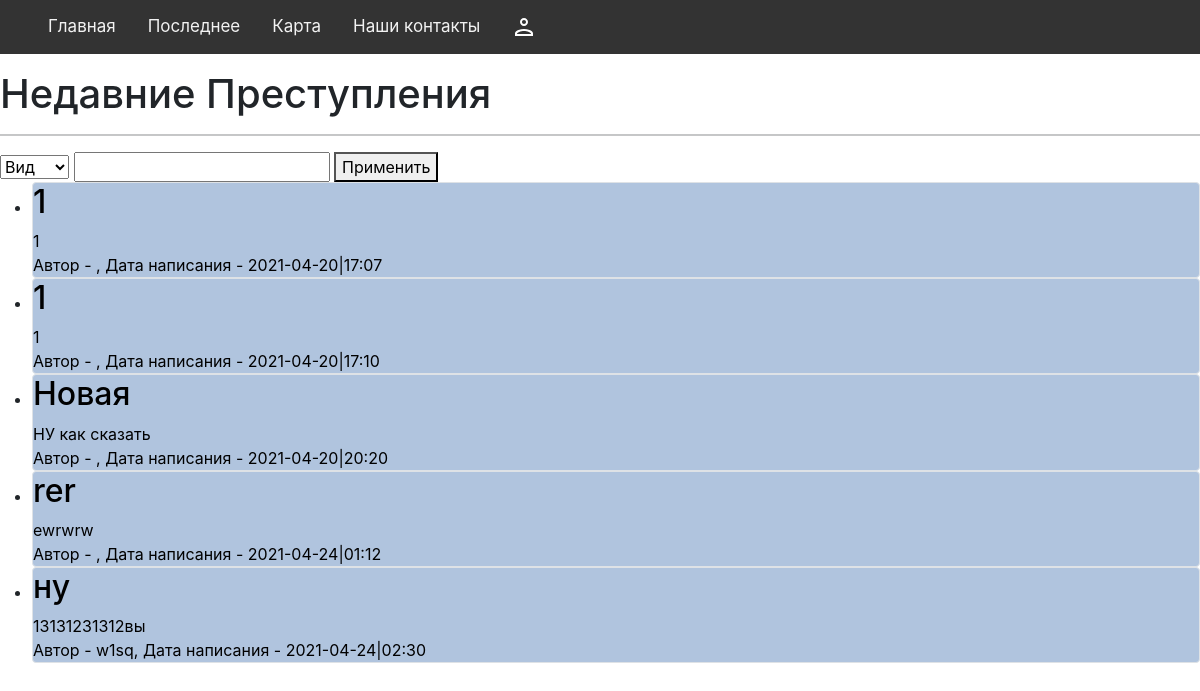
/crimes, run on an earlier commit of the app's database.
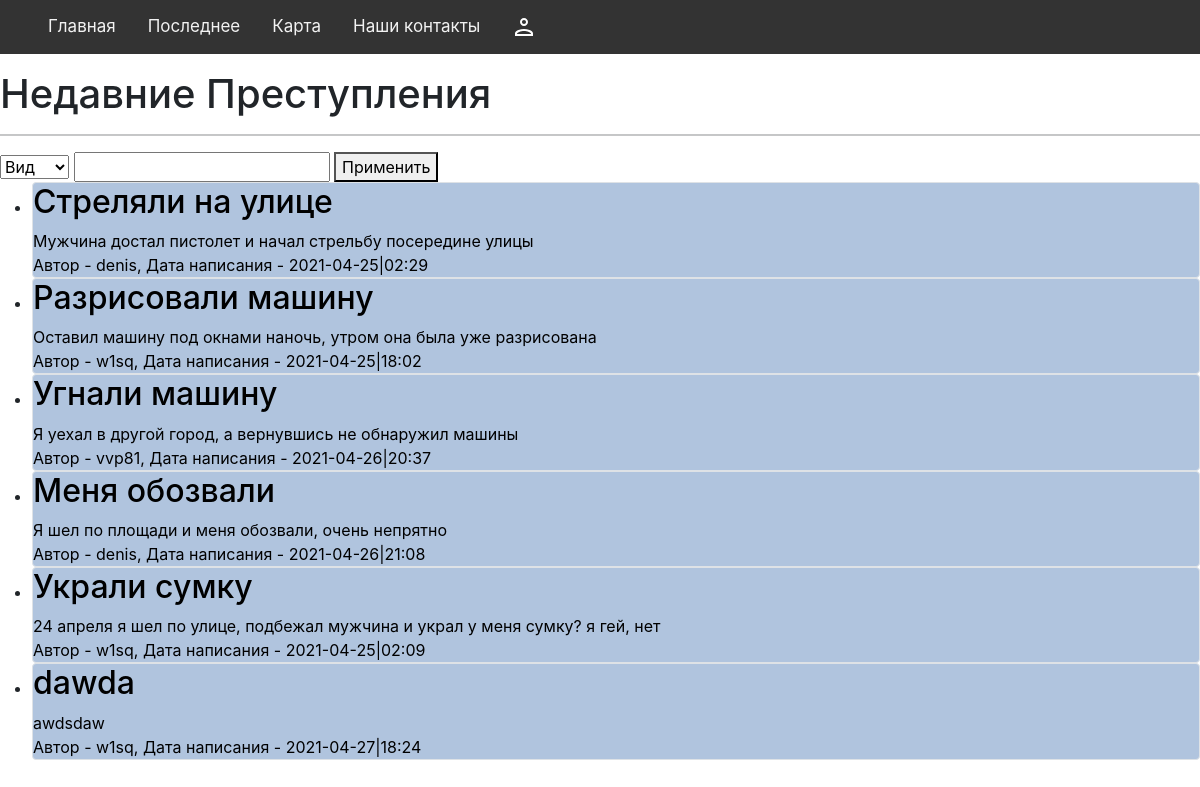
And on a later commit of the database.
### data/crimes.py (models this page shows)
class Crimes(SqlAlchemyBase):
    __tablename__ = "crimes"
    id = sqlalchemy.Column(sqlalchemy.Integer, primary_key=True, autoincrement=True)
    kind = sqlalchemy.Column(sqlalchemy.String, nullable=True)
    title = sqlalchemy.Column(sqlalchemy.String, nullable=True)
    adress = sqlalchemy.Column(sqlalchemy.String, nullable=True)
    content = sqlalchemy.Column(sqlalchemy.String, nullable=True)
    created_date = sqlalchemy.Column(sqlalchemy.DateTime, default=datetime.datetime.now)
    user_id = sqlalchemy.Column(sqlalchemy.Integer, sqlalchemy.ForeignKey("users.id"))
    user = orm.relation("User")

### data/users.py (models this page shows, shortened)
class User(SqlAlchemyBase):
    __tablename__ = "users"
    id = sqlalchemy.Column(sqlalchemy.Integer, primary_key=True, autoincrement=True)
    name = sqlalchemy.Column(sqlalchemy.String, nullable=True)
    email = sqlalchemy.Column(sqlalchemy.String, index=True, unique=True, nullable=True)
    hashed_password = sqlalchemy.Column(sqlalchemy.String, nullable=True)
    created_date = sqlalchemy.Column(sqlalchemy.DateTime, default=datetime.datetime.now)
    news = orm.relation("Crimes", back_populates="user")
    questions = orm.relation("Questions", back_populates="user")

### app.py (the view)
@app.route("/crimes", methods=["POST", "GET"])
def listofcrimes():
    db_sess = db_session.create_session()
    if request.method == "POST" and request.form["filter_written"]:
        option = request.form["filter"].lower()
        user_input = str(request.form["filter_written"]).lower()
        print(option, user_input)
        if option == "вид":
            typ = user_input[0].upper() + user_input[1:]
            crimes = db_sess.query(Crimes).filter(Crimes.kind.like(f"%{typ}%")).all()
        elif option == "автор":
            author_id = db_sess.query(User).filter(User.name == user_input).first().id
            crimes = (
                db_sess.query(Crimes)
                .filter(Crimes.user_id.like(f"%{author_id}%"))
                .all()
            )
        elif option == "дата":
            crimes = db_sess.query(Crimes).all()
            ok = []
            for item in crimes:
                if user_input in str(item.created_date):
                    ok.append(item.id)
            crimes = db_sess.query(Crimes).filter(Crimes.id.in_(ok)).all()
    else:
        crimes = db_sess.query(Crimes).all()
    return render_template(
        "listofcrimes.html", login=logged, crimes=crimes, user_data=user_data
    )

### data/db_session.py (called while the page is built)
def create_session() -> Session:
    global __factory
    return __factory()

### templates/listofcrimes.html (shortened to what this page needs)
{% extends 'base.html' %}
{% block content %}
<h1>Недавние Преступления</h1>
<hr>
<form method="POST" role="form">
    <select id='filter' name='filter'>
        <option>Вид</option>
    </select>
    <input id='filter_written' name='filter_written'>
    <button type="submit">Применить</button>
</form>
{% if not crimes %}
<h3>Ничего не найдено</h3>
{% else %}
<ul>
    {% for item in crimes %} <li>
        <a href="/crimes/{{item.id}}" style="color: black;">
            {% if item.user_id == user_data.id %}
            <div class="col-md6 border rounded" name='crime' id='crime' style="background-color: lightgreen ;">
                <div class="col-md6 border rounded" name='crime' id='crime' style="background-color: black ;"></div>
                <h2>{{item.title}}</h2>
                <div>
                    {{item.content}}
                </div>
                <div>
                    Автор - {{item.user.name}}, Дата написания - {{item.created_date.isoformat("|","minutes")}}
                </div>
                {% else %}
                <div class="col-md6 border rounded" name='crime' id='crime' style="background-color: lightsteelblue ;">
                    <h2>{{item.title}}</h2>
                    <div>
                        {{item.content}}
                    </div>
                    <div>
                        Автор - {{item.user.name}}, Дата написания - {{item.created_date.isoformat("|","minutes")}}
                    </div>
                </div>
                {% endif %}
        </a>
    </li>
    {% endfor %}
</ul>
{% endif %}
{% endblock %}

### templates/base.html (shortened to what this page needs)
<!DOCTYPE html>
<html lang="en">
<head>
    <link type="text/css" href="{{ url_for('static', filename='css/main.css') }}" rel="stylesheet">
    <link type="text/css" href="{{ url_for('static', filename='css/nav_bar.css') }}" rel="stylesheet">
    <link type="text/css" href="{{ url_for('static', filename='css/contact.css') }}" rel="stylesheet">
    <link rel="stylesheet" href="https://cdn.jsdelivr.net/npm/bootstrap@5.0.0-beta1/dist/css/bootstrap.min.css"
>
    <link rel="stylesheet" href="https://maxcdn.bootstrapcdn.com/bootstrap/4.0.0/css/bootstrap.min.css"
>
</head>
<body>
    {%- block mainmenu -%}
    <ul class="navigation">
        <a href="/">Главная</a>
        <a href="/crimes">Последнее</a>
        <a href="/map">Карта</a>
        <a href="/contact"> Наши контакты </a>
        {% if login %}
        <a href="/profile/{{user_data.id}}" class="login"><svg xmlns="http://www.w3.org/2000/svg" x="0px" y="0px"
                width="24" height="24" viewBox="0 0 172 172" style=" fill:#000000;">
                <g fill="none" fill-rule="nonzero" stroke="none" stroke-width="1" stroke-linecap="butt"
                    stroke-linejoin="miter" stroke-miterlimit="10" stroke-dasharray="" stroke-dashoffset="0"
                    font-family="none" font-weight="none" font-size="none" text-anchor="none"
                    style="mix-blend-mode: normal">
                    <path d="M0,172v-172h172v172z" fill="none"></path>
                    <g fill="#ffffff">
                        <path
                            d="M86,21.5c-15.83216,0 -28.66667,12.8345 -28.66667,28.66667c0,15.83216 12.8345,28.66667 28.66667,28.66667c15.83216,0 28.66667,-12.8345 28.66667,-28.66667c0,-15.83216 -12.8345,-28.66667 -28.66667,-28.66667zM86,100.33333c-21.52867,0 -64.5,10.80733 -64.5,32.25v17.91667h129v-17.91667c0,-21.44267 -42.97133,-32.25 -64.5,-32.25z">
                        </path>
                    </g>
                </g>
            </svg></a>
        {% else %}
        <a href="/login" class="login"></a>
        {% endif %}
    </ul>
    {% endblock mainmenu %}
    {% block content -%}
    {% endblock -%}
</body>
</html>

### static/css/nav_bar.css (style rules this page uses)
.navigation { background-color: #333; overflow: hidden; }
.navigation a { float: left; color: #f2f2f2; text-align: center; padding: 14px 16px; text-decoration: none; font-size: 17px; }
.login { left: 0px; }

What changed in the data, as far as the page shows it:
removed Crimes: title "1", content "1", created_date "2021-04-20|17:07"
removed Crimes: title "1", content "1", created_date "2021-04-20|17:10"
removed Crimes: title "Новая", content "НУ как сказать", created_date "2021-04-20|20:20"
removed Crimes: title "rer", content "ewrwrw", created_date "2021-04-24|01:12"
removed Crimes: title "ну", content "13131231312вы", user.name "w1sq", created_date "2021-04-24|02:30"
added Crimes: title "Стреляли на улице", content "Мужчина достал пистолет и начал стрельбу посередине улицы", user.name "denis", created_date "2021-04-25|02:29"
added Crimes: title "Разрисовали машину", content "Оставил машину под окнами наночь, утром она была уже разрисована", user.name "w1sq", created_date "2021-04-25|18:02"
added Crimes: title "Угнали машину", content "Я уехал в другой город, а вернувшись не обнаружил машины", user.name "vvp81", created_date "2021-04-26|20:37"
added Crimes: title "Меня обозвали", content "Я шел по площади и меня обозвали, очень непрятно", user.name "denis", created_date "2021-04-26|21:08"
added Crimes: title "Украли сумку", content "24 апреля я шел по улице, подбежал мужчина и украл у меня сумку? я гей, нет", user.name "w1sq", created_date "2021-04-25|02:09"
added Crimes: title "dawda", content "awdsdaw", user.name "w1sq", created_date "2021-04-27|18:24"
